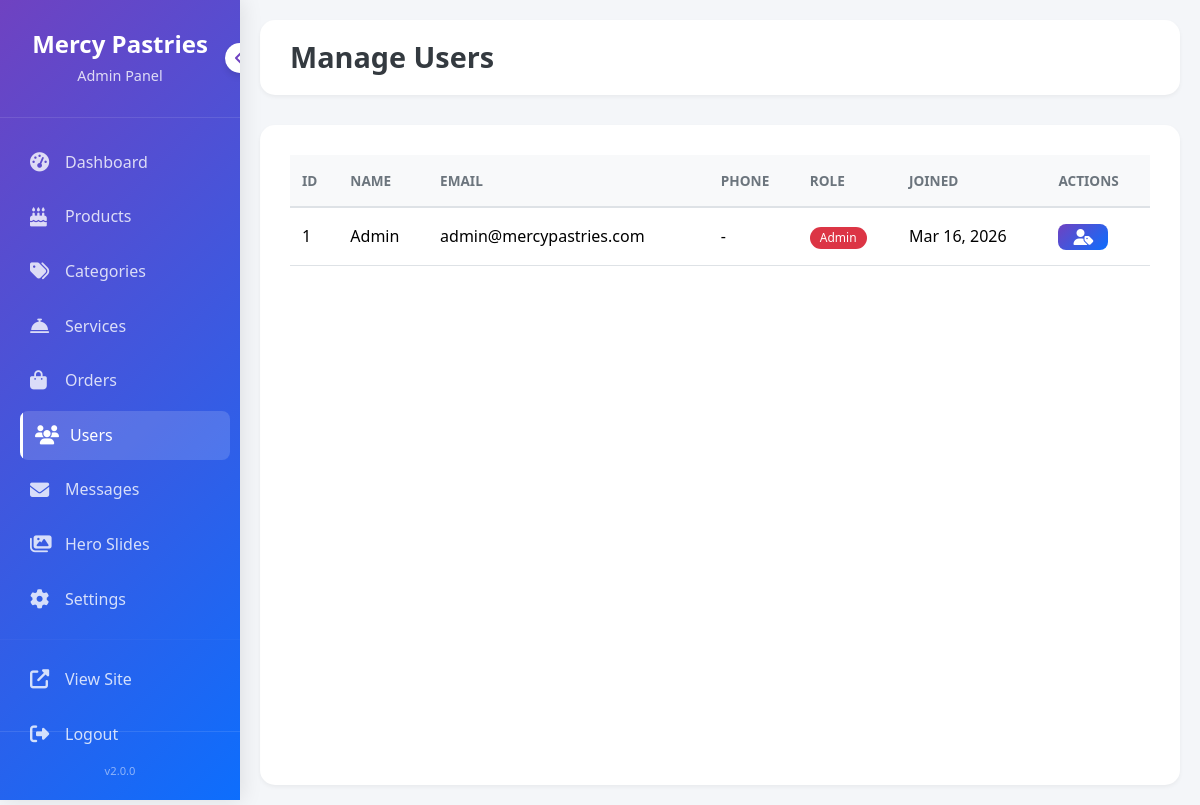
The page /admin/users.php (signed in) on the database its author committed.
### tables this page shows
CREATE TABLE users (
    id INT PRIMARY KEY AUTO_INCREMENT,
    full_name VARCHAR(100) NOT NULL,
    email VARCHAR(100) UNIQUE NOT NULL,
    password VARCHAR(255) NOT NULL,
    phone VARCHAR(20),
    bio TEXT,
    profile_picture VARCHAR(255),
    role ENUM('user', 'admin') DEFAULT 'user',
    created_at TIMESTAMP DEFAULT CURRENT_TIMESTAMP,
    updated_at TIMESTAMP DEFAULT CURRENT_TIMESTAMP ON UPDATE CURRENT_TIMESTAMP
);

### admin/users.php (the view, shortened to what this page needs)
<?php
$database = new Database();
$db = $database->getConnection();
$query = "SELECT * FROM users ORDER BY created_at DESC";
$stmt = $db->prepare($query);
$stmt->execute();
$users = $stmt->fetchAll(PDO::FETCH_ASSOC);
?>
<!DOCTYPE html>
<html lang="en">
<head>
    <link href="https://cdn.jsdelivr.net/npm/bootstrap@5.3.3/dist/css/bootstrap.min.css" rel="stylesheet">
    <link rel="stylesheet" href="https://cdnjs.cloudflare.com/ajax/libs/font-awesome/6.5.0/css/all.min.css">
    <link rel="stylesheet" href="../css/admin.css">
</head>
<body>
    <div class="admin-wrapper">
        <?php include 'includes/sidebar.php'; ?>
        <main class="admin-main">
            <div class="admin-header">
                <h2>Manage Users</h2>
            </div>
            <div class="admin-content">
                <table class="table">
                    <thead>
                        <tr>
                            <th>ID</th>
                            <th>Name</th>
                            <th>Email</th>
                            <th>Phone</th>
                            <th>Role</th>
                            <th>Joined</th>
                            <th>Actions</th>
                        </tr>
                    </thead>
                    <tbody>
                        <?php foreach ($users as $user): ?>
                        <tr>
                            <td><?php echo $user['id']; ?></td>
                            <td><?php echo htmlspecialchars($user['full_name']); ?></td>
                            <td><?php echo $user['email']; ?></td>
                            <td><?php echo $user['phone'] ?: '-'; ?></td>
                            <td>
                                <span class="badge bg-<?php echo $user['role'] == 'admin' ? 'danger' : 'info'; ?>">
                                    <?php echo ucfirst($user['role']); ?>
                                </span>
                            </td>
                            <td><?php echo date('M d, Y', strtotime($user['created_at'])); ?></td>
                            <td>
                                <button class="btn btn-sm btn-primary" onclick="changeRole(<?php echo $user['id']; ?>, '<?php echo $user['role']; ?>')">
                                    <i class="fas fa-user-tag"></i>
                                </button>
                            </td>
                        </tr>
                        <?php endforeach; ?>
                    </tbody>
                </table>
            </div>
        </main>
    </div>
</body>
</html>

### css/admin.css (style rules this page uses)
:root { --sidebar-width: 280px; --sidebar-collapsed-width: 80px; --primary: #6f42c1; --primary-dark: #5a32a3; --primary-light: #8a5fd1; --secondary: #0d6efd; --secondary-dark: #0b5ed7; --secondary-light: #3d8bfd; --gradient: linear-gradient(135deg, var(--primary), var(--secondary)); --gradient-hover: linear-gradient(135deg, var(--primary-dark), var(--secondary-dark)); --success: #28a745; --danger: #dc3545; --warning: #ffc107; --info: #17a2b8; --dark: #343a40; --light: #f8f9fa; --gray: #6c757d; --border-color: #dee2e6; --shadow-sm: 0 2px 4px rgba(0,0,0,0.05); --shadow-md: 0 4px 6px rgba(0,0,0,0.1); --shadow-lg: 0 10px 15px rgba(0,0,0,0.1); --shadow-xl: 0 20px 25px rgba(0,0,0,0.15); --transition: all 0.3s ease; }
* { margin: 0; padding: 0; box-sizing: border-box; }
body { font-family: 'Segoe UI', Tahoma, Geneva, Verdana, sans-serif; background: #f4f6f9; color: #333; line-height: 1.6; overflow-x: hidden; }
.admin-wrapper { display: flex; min-height: 100vh; position: relative; }
.admin-main { flex: 1; margin-left: var(--sidebar-width); padding: 20px; transition: var(--transition); min-height: 100vh; }
.admin-header { background: white; padding: 20px 30px; border-radius: 15px; box-shadow: var(--shadow-sm); margin-bottom: 30px; display: flex; justify-content: space-between; align-items: center; position: sticky; top: 20px; z-index: 900; }
.admin-header h2 { margin: 0; font-size: 1.8rem; font-weight: 600; color: var(--dark); }
.admin-content { background: white; border-radius: 15px; padding: 30px; box-shadow: var(--shadow-sm); min-height: calc(100vh - 140px); }
.table { margin-bottom: 0; min-width: 800px; }
.table thead th { border-top: none; border-bottom: 2px solid var(--border-color); font-weight: 600; text-transform: uppercase; font-size: 0.85rem; color: var(--gray); padding: 15px 12px; background: var(--light); }
.table tbody tr { transition: var(--transition); }
.table tbody td { padding: 15px 12px; vertical-align: middle; border-bottom: 1px solid var(--border-color); }
.btn { padding: 8px 20px; border-radius: 8px; font-weight: 500; transition: var(--transition); border: none; cursor: pointer; display: inline-flex; align-items: center; gap: 8px; font-size: 0.95rem; }
.btn i { font-size: 1rem; }
.btn-primary { background: var(--gradient); color: white; }
.btn-sm { padding: 5px 15px; font-size: 0.85rem; }
.badge { padding: 5px 10px; border-radius: 50px; font-weight: 500; font-size: 0.75rem; display: inline-block; }
@media (max-width: 1200px) { .admin-main { margin-left: 240px; } }
.bg-danger { background: var(--danger) !important; }

### rows shown on the page
users: id "1", full_name "Admin", email "admin@mercypastries.com", phone "-", role "Admin", created_at "Mar 16, 2026"
